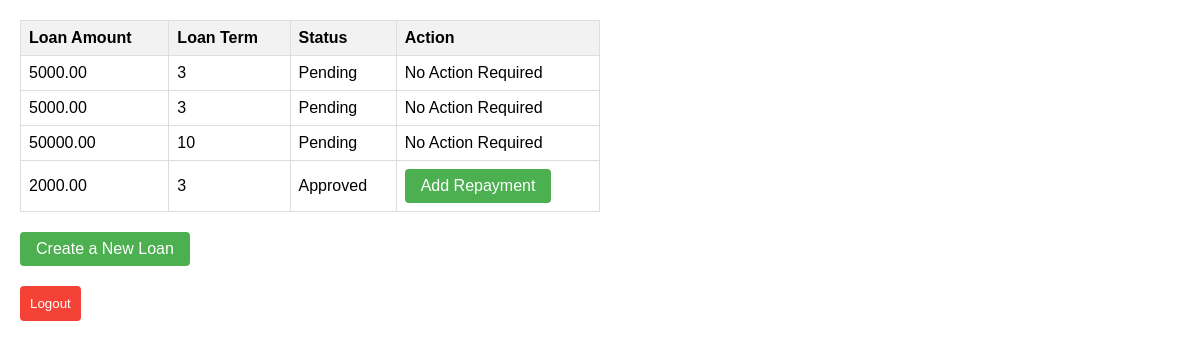
Screenshot of /view_loans/ (signed in) with the database file from the repository.
### app/models.py (models this page shows)
class Loan(models.Model):
    customer = models.ForeignKey(Customer, on_delete=models.CASCADE)
    amount = models.DecimalField(max_digits=10, decimal_places=2)
    term = models.IntegerField()
    state = models.CharField(max_length=10, default='PENDING')

### app/views.py (the view)
# urls.py: path('view_loans/', views.view_loans, name='loan_view'),
@login_required
def view_loans(request):
    user = request.user
    if user.is_staff:
        loans = Loan.objects.all()
        return render(request, 'app/admin_view_loans.html', {'loans': loans})
    try:
        customer = user.customer
        loans = Loan.objects.filter(customer=customer)
        return render(request, 'app/view_loans.html', {'loans': loans})
    except User.customer.RelatedObjectDoesNotExist:
        customer = Customer.objects.create(user=user)
        loans = Loan.objects.filter(customer=customer)
        return render(request, 'app/view_loans.html', {'loans': loans})

### app/templates/app/view_loans.html (shortened to what this page needs)
<!DOCTYPE html>
<html>
<head>
</head>
<body>
    <table>
        <thead>
            <tr>
                <th>Loan Amount</th>
                <th>Loan Term</th>
                <th>Status</th>
                <th>Action</th>
            </tr>
        </thead>
        <tbody>
            {% for loan in loans %}
            <tr>
                <td>{{ loan.amount }}</td>
                <td>{{ loan.term }}</td>
                <td>{% if loan.state == 'APPROVED' %} Approved {% else %} Pending {% endif %}</td>
                <td>
                    {% if loan.state == 'APPROVED' %}
                    <a class="button" href="{% url 'add_repayment' loan.id %}">Add Repayment</a> {% else %} No Action Required {% endif %}
                </td>
            </tr>
            {% endfor %}
        </tbody>
    </table>
    <a class="button" href="{% url 'create_loan' %}">Create a New Loan</a>
    <div class="logout-button">
        <form action="{% url 'logout' %}" method="post">
            <button type="submit">Logout</button>
        </form>
    </div>
</body>
</html>

### app/templates/app/view_loans.html (style rules this page uses)
body { font-family: Arial, sans-serif; margin: 20px; }
table { border-collapse: collapse; width: 50%; margin-bottom: 20px; }
th, td { border: 1px solid #dddddd; text-align: left; padding: 8px; }
th { background-color: #f2f2f2; }
.button { display: inline-block; padding: 8px 16px; text-decoration: none; background-color: #4CAF50; color: white; border-radius: 4px; }
.logout-button { margin-top: 20px; }
.logout-button button { padding: 10px; background-color: #f44336; color: white; border: none; cursor: pointer; border-radius: 4px; }

### rows the page displays
Loan: amount "5000.00", term "3", state "Pending"
Loan: amount "5000.00", term "3", state "Pending"
Loan: amount "50000.00", term "10", state "Pending"
Loan: amount "2000.00", term "3", state "Approved"
